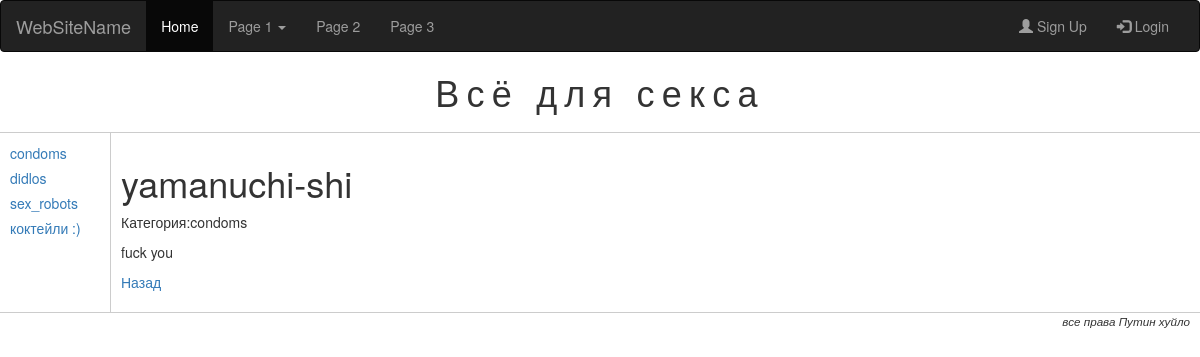
Screenshot of /goods/good/1/ with the database file from the repository.
### startup/models.py (models this page shows, shortened)
class Category(models.Model):
    name = models.CharField(max_length = 30, unique = True)

class Good(models.Model):
    name =  models.CharField(max_length =50, unique = True)
    description =  models.TextField()
    in_stock = models.BooleanField(default =  True, db_index = True)
    category =  models.ForeignKey(Category, null= True, blank = True, on_delete = models.SET_NULL)
    """class  Meta:
        ordering = ["-price", "name"]
        unique_together = ("category", "name", "price")
        verbose_name = "товар"
        verbose_name_plural = "товары" """

### startup/twviews.py (the view)
# urls.py: url(r'^good/(?P<good_id>\d+)/$', GoodDetailView.as_view(), name="good"),
class GoodDetailView(DetailView, CategoryListMixin):
    template_name = "good.html"
    model = Good
    pk_url_kwarg = "good_id"
    def get_context_data(self, **kwargs):
        context = super(GoodDetailView, self).get_context_data(**kwargs)
        try:
            context["pn"] = self.request.GET["page"]
        except KeyError:
            context["pn"] = 1
        return context

### startup/twviews.py (called while the page is built)
    def get_context_data(self, **kwargs):
        context = super(CategoryListMixin, self).get_context_data(**kwargs)
        context["cats"] =Category.objects.order_by("name")
        return context

### templates/good.html (shortened to what this page needs)
{% extends "base.html" %}
{% block main %}
    <h1>{{good.name}}</h1>
    <p> Категория:{{good.category.name}} </p>
    <p>{{ good.description|linebreaksbr}}</p>
    <p><a href="{% url "index" cat_id=good.category.id%}?page={{ pn }}"> Назад </a></p>
{% endblock %}

### templates/base.html (shortened to what this page needs)
{% load staticfiles %}
<!doctype html>
<html>
  <head>
  <link rel="stylesheet" href="https://maxcdn.bootstrapcdn.com/bootstrap/3.3.7/css/bootstrap.min.css">
    <link type="text/css" href ="{% static "main.css" %}" rel="stylesheet">
  </head>
  <body>
     <nav class="navbar navbar-inverse">
  <div class="container-fluid">
    <div class="navbar-header">
      <a class="navbar-brand" href="#">WebSiteName</a>
    </div>
    <div class="collapse navbar-collapse" id="myNavbar">
      <ul class="nav navbar-nav">
        <li class="active"><a href="#">Home</a></li>
        <li class="dropdown">
          <a class="dropdown-toggle" data-toggle="dropdown" href="#">Page 1 <span class="caret"></span></a>
        </li>
        <li><a href="#">Page 2</a></li>
        <li><a href="#">Page 3</a></li>
      </ul>
      <ul class="nav navbar-nav navbar-right">
        <li><a href="#"><span class="glyphicon glyphicon-user"></span> Sign Up</a></li>
        <li><a href="#"><span class="glyphicon glyphicon-log-in"></span> Login</a></li>
      </ul>
    </div>
  </div>
</nav>
    <div id = "header">
      <h1> Всё для секса </h1>
    </div>
    <div id="leftmenu">
      <ul>
        {% for cat in cats %}
          <li><a href="{% url "index" cat_id=cat.id%}">{{cat.name}}</a> </li>
        {% endfor %}
      </ul>
    </div>
    <div id="main">
       {% block main %}
       {% endblock %}
    </div>
    <div id = "footer">
        <p>все права Путин хуйло</p>
      </div>
  </body>
</html>

### static/main.css (style rules this page uses)
body { margin: 0px; padding: 0px; }
#header { text-align: center; border-bottom: 1px #cccccc solid; }
#header h1 { margin: 20px 0px 20px 0px; letter-spacing: 0.2em; }
#leftmenu { float:left; width: 100px; padding: 10px; }
#leftmenu ul { margin: 0px; padding: 0px; }
#leftmenu ul li { list-style-type: none; margin-bottom: 5px; }
#main { margin-left: 110px; border-left: 1px #cccccc solid; padding: 10px; }
#footer { text-align: right; border-top: 1px #cccccc solid; padding-right: 10px; }
#footer p { font-size: smaller; font-style: italic; }

### rows the page displays
Category: name "condoms"
Category: name "didlos"
Category: name "sex_robots"
Category: name "коктейли :)"
Good: name "yamanuchi-shi", category.name "condoms", description "fuck you"
